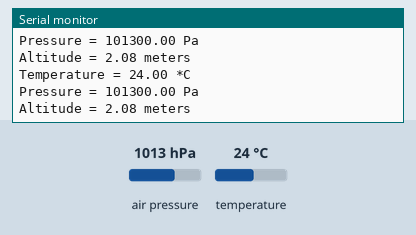
Recording of a sketch running on a simulated Arduino Uno, built with avr-gcc and run on an emulated ATmega328P. Shown: the last lines printed to the serial monitor. The test bench sets the inputs (shaded band); at power-on: air pressure 1013 hPa, temperature 24 °C.

Above: at 1.2 s.
1.3 s: air pressure set to 952 hPa
At 1.87 s:
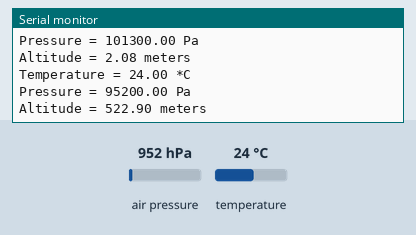
2.8 s: temperature set to 12 °C
At 3.4 s:
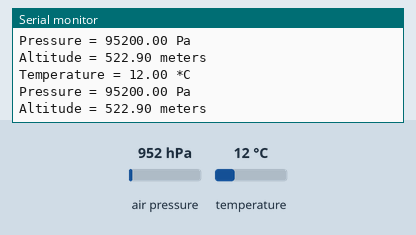
4.3 s: air pressure set to 975 hPa
At 4.94 s:
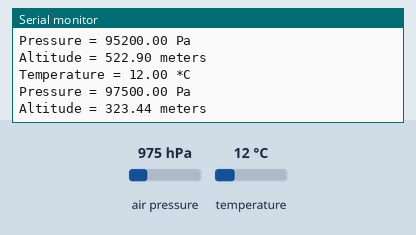
Timing chart, 0 to 7.3 s (numbered marks = the images above; inputs shaded):
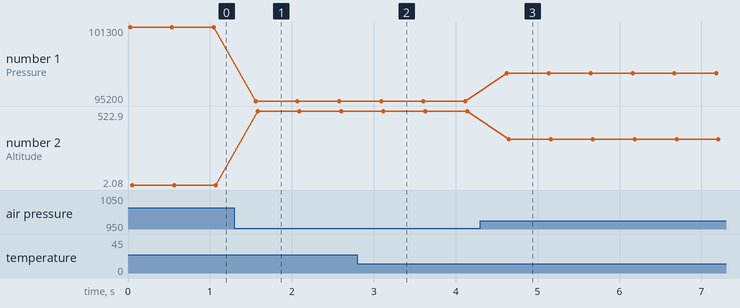

Measured:
- after the input at 1.3 s, the serial monitor: prints a new line after 0.26 s (image 1)
- after the input at 2.8 s, the serial monitor: prints a new line after 0.27 s (image 2)
- after the input at 4.3 s, the serial monitor: prints a new line after 0.33 s (image 3)
- plotted number 1: 101300 → 95200 after the input at 1.3 s, 95200 → 97500 after the input at 4.3 s
- plotted number 2: 2.08 → 522.9 after the input at 1.3 s, 522.9 → 323.44 after the input at 4.3 s

The sketch:

bmp280.ino
```cpp
#include <Wire.h>
#include <Adafruit_BMP280.h>
#define seaLevelPressure_hPa 1013.25

Adafruit_BMP280 bmp;

void setup() {
  Serial.begin(9600);
  if (!bmp.begin()) {
    Serial.println("Could not find a valid BMP085 sensor, check wiring!");
    while (1) {}
  }
}

void loop() {
  Serial.print("Temperature = ");
  Serial.print(bmp.readTemperature());
  Serial.println(" *C");

  Serial.print("Pressure = ");
  Serial.print(bmp.readPressure());
  Serial.println(" Pa");

  Serial.print("Altitude = ");
  Serial.print(bmp.readAltitude());
  Serial.println(" meters");

  Serial.println();
  delay(500);
}
```
